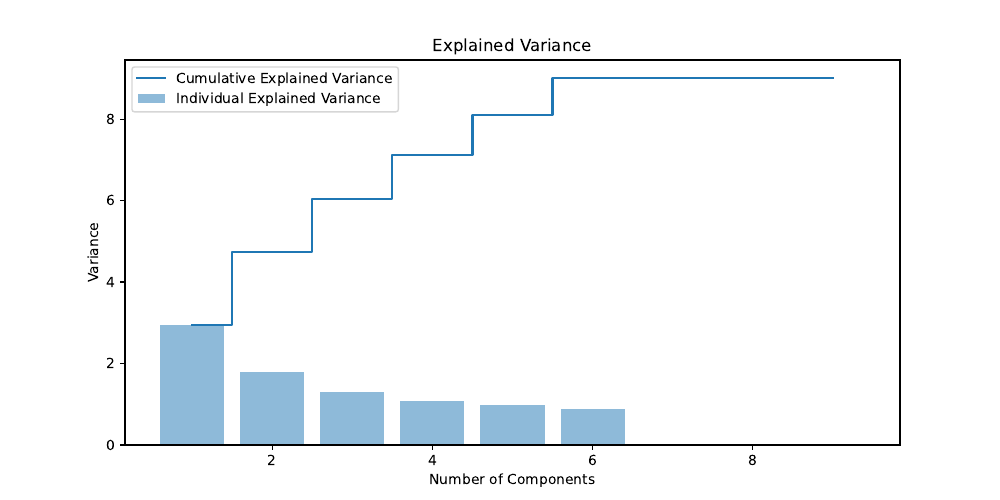

Python code for this plot:
from scipy.io import loadmat
import numpy as np
import matplotlib.pyplot as plt
from pyod.models.pca import PCA
from pyod.models.kpca import KPCA
from sklearn.model_selection import train_test_split
from sklearn.preprocessing import StandardScaler
from sklearn.metrics import balanced_accuracy_score

data = loadmat('shuttle.mat')

X = data['X']
y = data['y'].ravel()

X_train, X_test, y_train, y_test = train_test_split(X, y, test_size=0.4, random_state=42)

scaler = StandardScaler()
X_train_scaled = scaler.fit_transform(X_train)
X_test_scaled = scaler.transform(X_test)

pca = PCA(contamination=0.15) # not sure what the true contamination rate is
pca.fit(X_train_scaled)

explained_variance = pca.explained_variance_
cumulative_explained_variance = np.cumsum(explained_variance)


plt.figure(figsize=(10, 5))

plt.step(range(1, len(cumulative_explained_variance) + 1), cumulative_explained_variance, where='mid', label='Cumulative Explained Variance')

plt.bar(range(1, len(explained_variance) + 1), explained_variance, alpha=0.5, label='Individual Explained Variance')

plt.title('Explained Variance')
plt.xlabel('Number of Components')
plt.ylabel('Variance')
plt.legend()
plt.savefig('ex2.pdf')
plt.show()

y_train_pred = pca.predict(X_train_scaled)
y_test_pred = pca.predict(X_test_scaled)

train_balanced_accuracy = balanced_accuracy_score(y_train, y_train_pred)
test_balanced_accuracy = balanced_accuracy_score(y_test, y_test_pred)

print(f'Balanced Accuracy (Train) with PCA: {train_balanced_accuracy:.2f}')
print(f'Balanced Accuracy (Test) with PCA: {test_balanced_accuracy:.2f}')


kpca = KPCA(contamination=0.15)
kpca.fit(X_train_scaled)

y_train_pred_kpca = kpca.predict(X_train_scaled)
y_test_pred_kpca = kpca.predict(X_test_scaled)

train_balanced_accuracy_kpca = balanced_accuracy_score(y_train, y_train_pred_kpca)
test_balanced_accuracy_kpca = balanced_accuracy_score(y_test, y_test_pred_kpca)

print(f'Balanced Accuracy (Train) with KPCA: {train_balanced_accuracy_kpca:.2f}')
print(f'Balanced Accuracy (Test) with KPCA: {test_balanced_accuracy_kpca:.2f}')